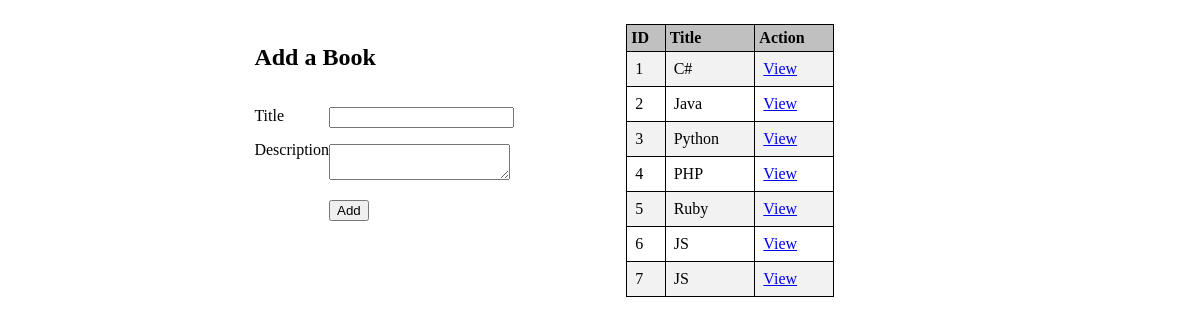
The page / on the database its author committed.
### books_authors_app/models.py (models this page shows)
class Book(models.Model):
    title = models.CharField(max_length=255)
    desc = models.TextField()
    created_at = models.DateTimeField(auto_now_add=True)
    updated_at = models.DateTimeField(auto_now=True)

### books_authors_app/views.py (the view)
# urls.py: path('', views.bookForm),
def bookForm(request):
    all_books = Book.objects.all()
    all_authers = Auther.objects.all()
    context = {
        "all_books":all_books,
        "all_authers":all_authers
    }
    return render (request, 'index.html', context)

### books_authors_app/templates/index.html (shortened to what this page needs)
<!DOCTYPE html>
<html lang="en">
<head>
    {% load static %}
    <link rel="stylesheet" href="{% static 'css/style2.css' %}">
</head>
<body>
    <div class="form1">
        <form action="/addbook" method="post" >
            <h2>Add a Book</h2>
            <div class="form">
                <div>
                    <p><label for="title">Title</label></p>
                    <p><label for="description">Description</label></p>
                </div>
                <div>
                    <p><input type="text" name="title" id="title"></p>
                    <p> <textarea name = "description"></textarea></p>
                    <p><input type="submit" value="Add"></p>
                </div>
            </div>
        </form>
        <table>
            <tr>
                <th>ID</th>
                <th>Title</th>
                <th>Action</th>
            </tr>
            {% for book in all_books%}
            <tr>
                <td>{{book.id}}</td>
                <td>{{book.title}}</td>
                <td><a href="/books/{{book.id}}">View</a></td>
            </tr>
            {% endfor %}
        </table>
    </div>
</body>
</html>

### books_authors_app/static/css/style2.css (style rules this page uses)
body { padding: 1em; }
.form1 { width: 60%; display: flex; justify-content: space-around; margin: 0 auto; }
.form { height: 70%; display: flex; justify-items: space-between; }
table, td, th { border: 1px solid black; }
table { border-collapse: collapse; width: 30%; margin: 0 auto; }
th, td { text-align: left; padding: 8px; }
th { background-color:silver; padding: 4px; }
tr:nth-child(even) { background-color: #f2f2f2 }

### rows shown on the page
Book: id "1", title "C#"
Book: id "2", title "Java"
Book: id "3", title "Python"
Book: id "4", title "PHP"
Book: id "5", title "Ruby"
Book: id "6", title "JS"
Book: id "7", title "JS"
